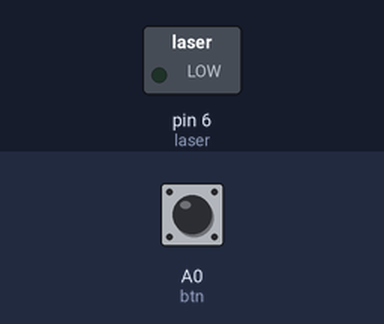
A sketch run on a simulated Arduino Uno, built with avr-gcc and run on an emulated ATmega328P. Shown: switched loads named in the sketch (green lamp = pin HIGH). Inputs (shaded band) come from the test bench; at power-on: A0 (btn) LOW.

Above: at 1.2 s.
1.3 s: A0 (btn) pulled HIGH for 0.15 s
Timing chart, 0 to 4.3 s (numbered marks = the images above; inputs shaded):
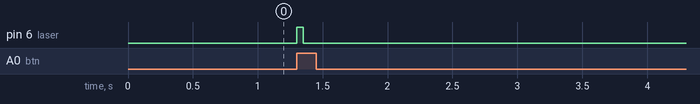

Measured:
- after the input at 1.3 s, pin 6 (laser): LOW → HIGH at once, → LOW 0.05 s later

The sketch:

Pistol.ino
```cpp
int laser = 6;
int btn = A0;
int btnState = 0;
int lastBtnState = 0;
int shots = 0;

void setup() {
  pinMode(laser, OUTPUT);
  pinMode(btn, INPUT);
}

void loop() {
  btnState = digitalRead(btn);
  if (btnState != lastBtnState && btnState) {
    digitalWrite(laser, HIGH);
    shots++;
    delay(50);
    digitalWrite(laser, LOW);
  }
  lastBtnState = btnState;
}
```
